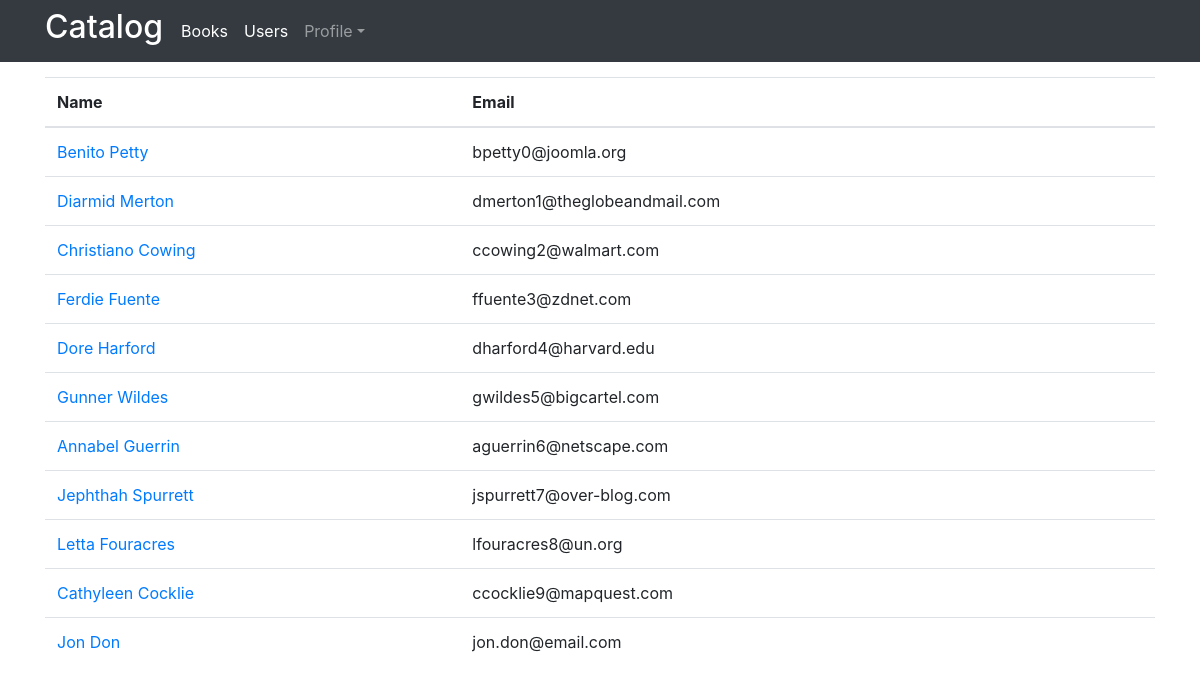
The page /users (signed in) on the database its author committed.
### catalog/models.py (models this page shows, shortened)
class User(db.Model, UserMixin):
    id = db.Column(db.Integer, primary_key=True)
    username = db.Column(db.String(30), unique=True, nullable=False)
    first_name = db.Column(db.String(100), nullable=False)
    last_name = db.Column(db.String(100))
    email = db.Column(db.String(100), nullable=False, unique=True)
    password = db.Column(db.String(200), nullable=False)
    is_admin = db.Column(db.Boolean, unique=False, default=False)
    books = db.relationship('Book', backref='borrower', lazy=True)
    @property
    def full_name(self):
        return '{} {}'.format(self.first_name, self.last_name)

### catalog/users/routes.py (the view)
@users.route('/users')
def display_users():
    if current_user.is_admin:
        user_list = User.query.all()
        return render_template('admin/user_list.html', user_list=user_list)
    return redirect(url_for('main.home'))

### catalog/models.py (called while the page is built)
@login_manager.user_loader
def load_user(user_id):
    return User.query.get(int(user_id))

### catalog/templates/admin/user_list.html
{% extends './nav.html' %}
{% block content %}
<div class="content-container">
    <table class="table">
        <thead>
            <tr>
                <th>Name</th>
                <th>Email</th>
            </tr>
        </thead>
        <tbody>
            {% for user in user_list %}
                <tr>
                    <td><a href="{{ url_for('users.display_profile', username=user.username) }}">{{ user.full_name }}</a></td>
                    <td>{{ user.email }}</td>
                </tr>
            {% endfor %}
        </tbody>
    </table>
</div>
{% endblock %}

### catalog/static/css/style.css (style rules this page uses)
.content-container { margin-top: 15px; }

### rows shown on the page
User: full_name "Benito Petty", email "bpetty0@joomla.org"
User: full_name "Diarmid Merton", email "dmerton1@theglobeandmail.com"
User: full_name "Christiano Cowing", email "ccowing2@walmart.com"
User: full_name "Ferdie Fuente", email "ffuente3@zdnet.com"
User: full_name "Dore Harford", email "dharford4@harvard.edu"
User: full_name "Gunner Wildes", email "gwildes5@bigcartel.com"
User: full_name "Annabel Guerrin", email "aguerrin6@netscape.com"
User: full_name "Jephthah Spurrett", email "jspurrett7@over-blog.com"
User: full_name "Letta Fouracres", email "lfouracres8@un.org"
User: full_name "Cathyleen Cocklie", email "ccocklie9@mapquest.com"
User: full_name "Jon Don", email "jon.don@email.com"
